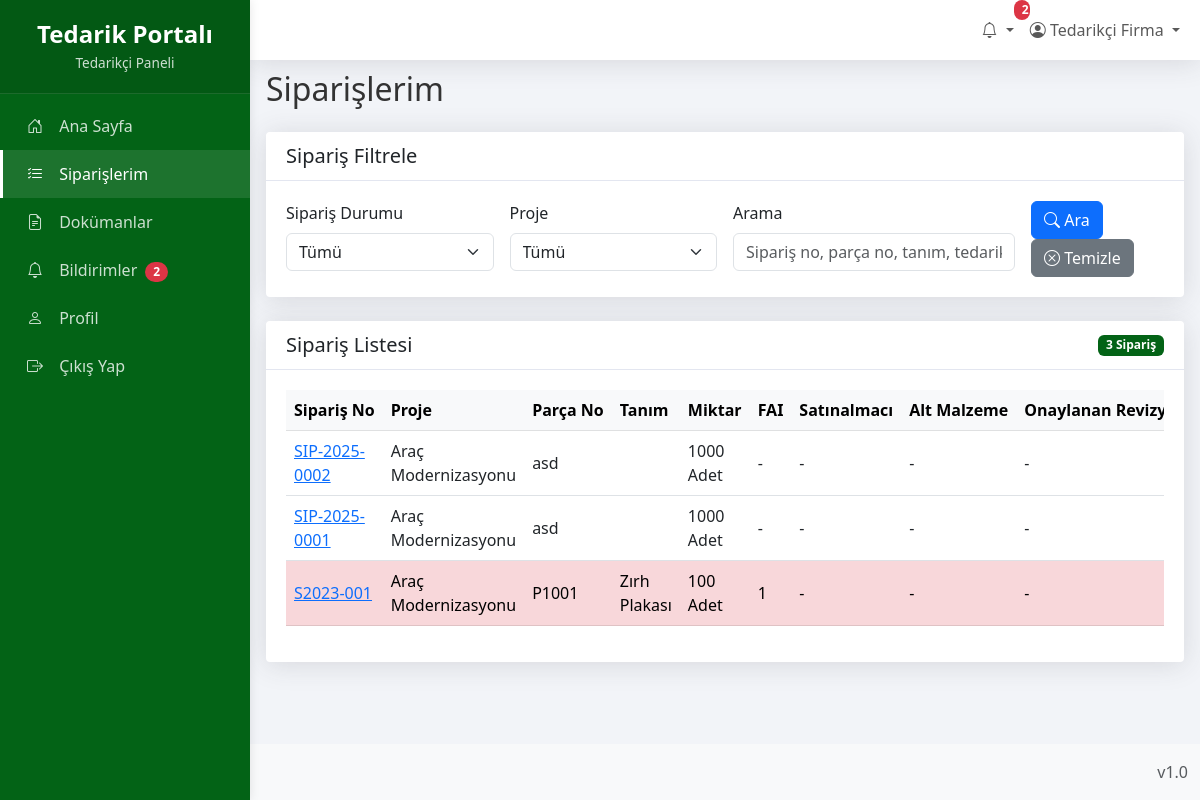
The page /tedarikci/siparislerim.php (signed in) on the database its author committed.
### tables this page shows
CREATE TABLE `siparisler` (
  `id` int(11) NOT NULL,
  `siparis_no` varchar(50) NOT NULL,
  `parca_no` varchar(50) NOT NULL,
  `tanim` varchar(255) DEFAULT NULL,
  `proje_id` int(11) DEFAULT NULL,
  `tedarikci_id` int(11) DEFAULT NULL,
  `sorumlu_id` int(11) DEFAULT NULL,
  `acilis_tarihi` date NOT NULL,
  `parca_adi` varchar(255) NOT NULL,
  `teslim_tarihi` date DEFAULT NULL,
  `miktar` int(11) DEFAULT 0,
  `birim` varchar(20) DEFAULT NULL,
  `kalan_miktar` int(11) DEFAULT 0,
  `teslim_edilen_miktar` int(11) NOT NULL,
  `durum_id` int(11) NOT NULL,
  `fai` tinyint(1) DEFAULT 0,
  `paketleme` varchar(100) DEFAULT NULL,
  `satinalmaci` varchar(100) DEFAULT NULL,
  `alt_malzeme` text DEFAULT NULL,
  `tedarikci_tarihi` date DEFAULT NULL,
  `tedarikci_notu` text DEFAULT NULL,
  `onaylanan_revizyon` varchar(50) DEFAULT NULL,
  `tedarikci_parca_no` varchar(50) DEFAULT NULL,
  `vehicle_id` varchar(50) DEFAULT NULL,
  `olusturan_id` int(11) NOT NULL,
  `olusturma_tarihi` datetime DEFAULT current_timestamp(),
  `guncelleme_tarihi` datetime DEFAULT NULL ON UPDATE current_timestamp(),
  `aciklama` varchar(255) NOT NULL
);

CREATE TABLE `projeler` (
  `id` int(11) NOT NULL,
  `proje_kodu` varchar(255) NOT NULL,
  `proje_adi` varchar(255) NOT NULL,
  `proje_yoneticisi` varchar(255) DEFAULT NULL,
  `proje_aciklama` text DEFAULT NULL,
  `baslangic_tarihi` date DEFAULT NULL,
  `bitis_tarihi` date DEFAULT NULL,
  `durum` enum('Aktif','Tamamlandi','Beklemede','Iptal') NOT NULL DEFAULT 'Aktif',
  `olusturan_id` int(11) NOT NULL,
  `olusturma_tarihi` datetime DEFAULT current_timestamp(),
  `guncelleme_tarihi` datetime DEFAULT NULL ON UPDATE current_timestamp(),
  `aktif` tinyint(1) NOT NULL DEFAULT 1
);

### config.php (called while the page is built, shortened)
<?php
function guvenli($data) {
    if (is_null($data)) {
        return '';
    }
    return htmlspecialchars($data, ENT_QUOTES, 'UTF-8');
}
?>

### tedarikci/siparislerim.php (the view, shortened to what this page needs)
<?php
require_once '../config.php';
$kullanici_id = $_SESSION['kullanici_id'];
$tedarikci_sql = "SELECT t.* FROM tedarikciler t
                 INNER JOIN kullanici_tedarikci_iliskileri kti ON t.id = kti.tedarikci_id
                 WHERE kti.kullanici_id = ?";
$tedarikci_stmt = $db->prepare($tedarikci_sql);
$tedarikci_stmt->execute([$kullanici_id]);
$tedarikci = $tedarikci_stmt->fetch(PDO::FETCH_ASSOC);
$tedarikci_id = $tedarikci['id'];
$arama = isset($_GET['arama']) ? $_GET['arama'] : '';
$where_conditions = ["s.tedarikci_id = ?"];
$where_params = [$tedarikci_id];
$where_clause = !empty($where_conditions) ? "WHERE " . implode(" AND ", $where_conditions) : "";
$siparisler_sql = "SELECT s.*, sd.durum_adi, p.proje_adi, u.ad_soyad as sorumlu_adi,
                          (SELECT COUNT(*) FROM siparis_dokumanlari WHERE siparis_id = s.id) as dokuman_sayisi
                   FROM siparisler s
                   LEFT JOIN siparis_durumlari sd ON s.durum_id = sd.id
                   LEFT JOIN projeler p ON s.proje_id = p.id
                   LEFT JOIN kullanicilar u ON s.sorumlu_id = u.id
                   $where_clause
                   ORDER BY s.olusturma_tarihi DESC";
$siparisler_stmt = $db->prepare($siparisler_sql);
$siparisler_stmt->execute($where_params);
$siparisler = $siparisler_stmt->fetchAll(PDO::FETCH_ASSOC);
include 'header.php';
?>
<h2 class="mb-4">Siparişlerim</h2>
<div class="card mb-4">
    <div class="card-header">
        <h5 class="card-title mb-0">Sipariş Filtrele</h5>
    </div>
    <div class="card-body">
        <form method="get" class="row g-3">
            <div class="col-md-3">
                <label for="durum" class="form-label">Sipariş Durumu</label>
                <select class="form-select" id="durum" name="durum">
                    <option value="0">Tümü</option>
                </select>
            </div>
            <div class="col-md-3">
                <label for="proje_id" class="form-label">Proje</label>
                <select class="form-select" id="proje_id" name="proje_id">
                    <option value="0">Tümü</option>
                </select>
            </div>
            <div class="col-md-4">
                <label for="arama" class="form-label">Arama</label>
                <input type="text" class="form-control" id="arama" name="arama" value="<?= guvenli($arama) ?>" placeholder="Sipariş no, parça no, tanım, tedarikçi parça no...">
            </div>
            <div class="col-md-2 d-flex align-items-end">
                <div>
                    <button type="submit" class="btn btn-primary me-2"><i class="bi bi-search"></i> Ara</button>
                    <a href="siparislerim.php" class="btn btn-secondary"><i class="bi bi-x-circle"></i> Temizle</a>
                </div>
            </div>
        </form>
    </div>
</div>
<div class="card">
    <div class="card-header d-flex justify-content-between align-items-center">
        <h5 class="card-title mb-0">Sipariş Listesi</h5>
        <span class="badge bg-primary"><?= count($siparisler) ?> Sipariş</span>
    </div>
    <div class="card-body">
        <div class="table-responsive">
            <table class="table table-hover">
                <thead class="table-light">
                    <tr>
                        <th>Sipariş No</th>
                        <th>Proje</th>
                        <th>Parça No</th>
                        <th>Tanım</th>
                        <th>Miktar</th>
                        <th>FAI</th>
                        <th>Satınalmacı</th>
                        <th>Alt Malzeme</th>
                        <th>Onaylanan Revizyon</th>
                    </tr>
                </thead>
                <tbody>
                    <?php if (count($siparisler) > 0): ?>
                        <?php foreach ($siparisler as $siparis):
                            $gecikme = false;
                            $teslim_tarihi = !empty($siparis['teslim_tarihi']) ? strtotime($siparis['teslim_tarihi']) : 0;
                            if ($teslim_tarihi && $teslim_tarihi < time() && $siparis['durum_id'] == 1) {
                                $gecikme = true;
                            }
                        ?>
                        <tr <?= $gecikme ? 'class="table-danger"' : '' ?>>
                            <td>
                                <a href="siparis_detay.php?id=<?= $siparis['id'] ?>">
                                    <?= guvenli($siparis['siparis_no']) ?>
                                </a>
                            </td>
                            <td><?= guvenli($siparis['proje_adi']) ?></td>
                            <td><?= guvenli($siparis['parca_no']) ?></td>
                            <td><?= guvenli($siparis['tanim']) ?></td>
                            <td><?= $siparis['miktar'] ?> <?= guvenli($siparis['birim']) ?></td>
                            <td><?= !empty($siparis['fai']) ? guvenli($siparis['fai']) : '-' ?></td>
                            <td><?= !empty($siparis['satinalmaci']) ? guvenli($siparis['satinalmaci']) : '-' ?></td>
                            <td><?= !empty($siparis['alt_malzeme']) ? guvenli($siparis['alt_malzeme']) : '-' ?></td>
                            <td><?= !empty($siparis['onaylanan_revizyon']) ? guvenli($siparis['onaylanan_revizyon']) : '-' ?></td>
                        </tr>
                        <?php endforeach; ?>
                    <?php else: ?>
                        <tr>
                            <td colspan="16" class="text-center py-4">Sipariş bulunamadı.</td>
                        </tr>
                    <?php endif; ?>
                </tbody>
            </table>
        </div>
    </div>
</div>
<?php
include 'footer.php';
?>

### assets/css/panel.css (style rules this page uses)
:root { --primary-color: #1a3a5f; --secondary-color: #36404a; --accent-color: #507093; --light-color: #f2f4f8; --text-color: #333; --border-color: #d8dbe0; --success-color: #3c6a56; --warning-color: #a17d32; --danger-color: #8c3a3a; --info-color: #3a5a7c; --sidebar-width: 250px; }
html, body { height: 100%; margin: 0; padding: 0; overflow-x: hidden; }
body { background-color: var(--light-color); color: var(--text-color); font-family: 'Segoe UI', Arial, sans-serif; position: relative; min-height: 100vh; display: flex; flex-direction: column; }
.card { border: none; margin-bottom: 1.5rem; border-radius: 0.25rem; box-shadow: 0 0.125rem 0.25rem rgba(0, 0, 0, 0.075); }
.card-header { padding: 0.75rem 1.25rem; background-color: #fff; border-bottom: 1px solid var(--border-color); font-weight: 600; }
.card-body { padding: 1.25rem; }
.table th { font-weight: 600; border-top: none; background-color: #f8f9fa; white-space: nowrap; }
.table td { vertical-align: middle; }
.table-responsive { overflow-x: auto; }

### rows shown on the page
siparisler: siparis_no "SIP-2025-0002", proje.proje_adi "Araç Modernizasyonu", parca_no "asd", miktar "1000", birim "Adet"
siparisler: siparis_no "SIP-2025-0001", proje.proje_adi "Araç Modernizasyonu", parca_no "asd", miktar "1000", birim "Adet"
siparisler: siparis_no "S2023-001", proje.proje_adi "Araç Modernizasyonu", parca_no "P1001", tanim "Zırh Plakası", miktar "100", birim "Adet", fai "1"

### other values the page prints
$okunmamis_bildirim_sayisi "2"
guvenli($_SESSION['ad_soyad']) "Tedarikçi Firma"
count($siparisler) "3"
